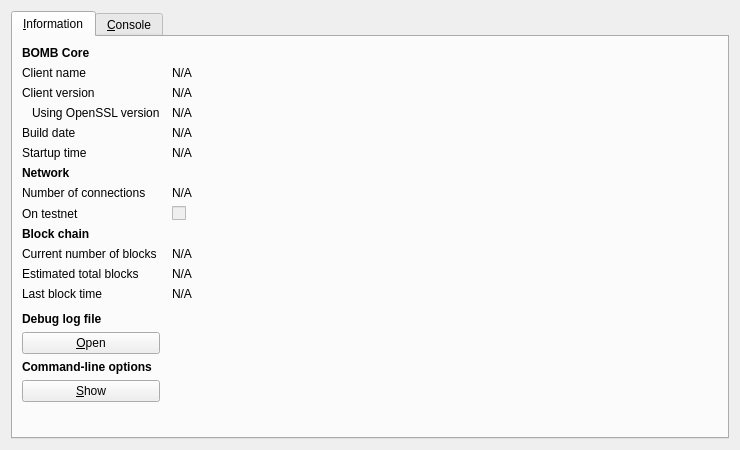
<?xml version="1.0" encoding="UTF-8"?>
<ui version="4.0">
 <class>RPCConsole</class>
 <widget class="QDialog" name="RPCConsole">
  <property name="geometry">
   <rect>
    <x>0</x>
    <y>0</y>
    <width>740</width>
    <height>450</height>
   </rect>
  </property>
  <property name="windowTitle">
   <string>BOMB - Debug window</string>
  </property>
  <layout class="QVBoxLayout" name="verticalLayout_2">
   <item>
    <widget class="QTabWidget" name="tabWidget">
     <property name="currentIndex">
      <number>0</number>
     </property>
     <widget class="QWidget" name="tab_info">
      <attribute name="title">
       <string>&amp;Information</string>
      </attribute>
      <layout class="QGridLayout" name="gridLayout" columnstretch="0,1">
       <property name="horizontalSpacing">
        <number>12</number>
       </property>
       <item row="0" column="0">
        <widget class="QLabel" name="label_9">
         <property name="font">
          <font>
           <weight>75</weight>
           <bold>true</bold>
          </font>
         </property>
         <property name="text">
          <string>BOMB Core</string>
         </property>
        </widget>
       </item>
       <item row="1" column="0">
        <widget class="QLabel" name="label_5">
         <property name="text">
          <string>Client name</string>
         </property>
        </widget>
       </item>
       <item row="1" column="1">
        <widget class="QLabel" name="clientName">
         <property name="cursor">
          <cursorShape>IBeamCursor</cursorShape>
         </property>
         <property name="text">
          <string>N/A</string>
         </property>
         <property name="textFormat">
          <enum>Qt::PlainText</enum>
         </property>
         <property name="textInteractionFlags">
          <set>Qt::LinksAccessibleByMouse|Qt::TextSelectableByKeyboard|Qt::TextSelectableByMouse</set>
         </property>
        </widget>
       </item>
       <item row="2" column="0">
        <widget class="QLabel" name="label_6">
         <property name="text">
          <string>Client version</string>
         </property>
        </widget>
       </item>
       <item row="2" column="1">
        <widget class="QLabel" name="clientVersion">
         <property name="cursor">
          <cursorShape>IBeamCursor</cursorShape>
         </property>
         <property name="text">
          <string>N/A</string>
         </property>
         <property name="textFormat">
          <enum>Qt::PlainText</enum>
         </property>
         <property name="textInteractionFlags">
          <set>Qt::LinksAccessibleByMouse|Qt::TextSelectableByKeyboard|Qt::TextSelectableByMouse</set>
         </property>
        </widget>
       </item>
       <item row="3" column="0">
        <widget class="QLabel" name="label_14">
         <property name="text">
          <string>Using OpenSSL version</string>
         </property>
         <property name="indent">
          <number>10</number>
         </property>
        </widget>
       </item>
       <item row="3" column="1">
        <widget class="QLabel" name="openSSLVersion">
         <property name="cursor">
          <cursorShape>IBeamCursor</cursorShape>
         </property>
         <property name="text">
          <string>N/A</string>
         </property>
         <property name="textFormat">
          <enum>Qt::PlainText</enum>
         </property>
         <property name="textInteractionFlags">
          <set>Qt::LinksAccessibleByMouse|Qt::TextSelectableByKeyboard|Qt::TextSelectableByMouse</set>
         </property>
        </widget>
       </item>
       <item row="4" column="0">
        <widget class="QLabel" name="label_12">
         <property name="text">
          <string>Build date</string>
         </property>
        </widget>
       </item>
       <item row="4" column="1">
        <widget class="QLabel" name="buildDate">
         <property name="cursor">
          <cursorShape>IBeamCursor</cursorShape>
         </property>
         <property name="text">
          <string>N/A</string>
         </property>
         <property name="textFormat">
          <enum>Qt::PlainText</enum>
         </property>
         <property name="textInteractionFlags">
          <set>Qt::LinksAccessibleByMouse|Qt::TextSelectableByKeyboard|Qt::TextSelectableByMouse</set>
         </property>
        </widget>
       </item>
       <item row="5" column="0">
        <widget class="QLabel" name="label_13">
         <property name="text">
          <string>Startup time</string>
         </property>
        </widget>
       </item>
       <item row="5" column="1">
        <widget class="QLabel" name="startupTime">
         <property name="cursor">
          <cursorShape>IBeamCursor</cursorShape>
         </property>
         <property name="text">
          <string>N/A</string>
         </property>
         <property name="textFormat">
          <enum>Qt::PlainText</enum>
         </property>
         <property name="textInteractionFlags">
          <set>Qt::LinksAccessibleByMouse|Qt::TextSelectableByKeyboard|Qt::TextSelectableByMouse</set>
         </property>
        </widget>
       </item>
       <item row="6" column="0">
        <widget class="QLabel" name="label_11">
         <property name="font">
          <font>
           <weight>75</weight>
           <bold>true</bold>
          </font>
         </property>
         <property name="text">
          <string>Network</string>
         </property>
        </widget>
       </item>
       <item row="7" column="0">
        <widget class="QLabel" name="label_7">
         <property name="text">
          <string>Number of connections</string>
         </property>
        </widget>
       </item>
       <item row="7" column="1">
        <widget class="QLabel" name="numberOfConnections">
         <property name="cursor">
          <cursorShape>IBeamCursor</cursorShape>
         </property>
         <property name="text">
          <string>N/A</string>
         </property>
         <property name="textFormat">
          <enum>Qt::PlainText</enum>
         </property>
         <property name="textInteractionFlags">
          <set>Qt::LinksAccessibleByMouse|Qt::TextSelectableByKeyboard|Qt::TextSelectableByMouse</set>
         </property>
        </widget>
       </item>
       <item row="8" column="0">
        <widget class="QLabel" name="label_8">
         <property name="text">
          <string>On testnet</string>
         </property>
        </widget>
       </item>
       <item row="8" column="1">
        <widget class="QCheckBox" name="isTestNet">
         <property name="enabled">
          <bool>false</bool>
         </property>
         <property name="text">
          <string/>
         </property>
        </widget>
       </item>
       <item row="9" column="0">
        <widget class="QLabel" name="label_10">
         <property name="font">
          <font>
           <weight>75</weight>
           <bold>true</bold>
          </font>
         </property>
         <property name="text">
          <string>Block chain</string>
         </property>
        </widget>
       </item>
       <item row="10" column="0">
        <widget class="QLabel" name="label_3">
         <property name="text">
          <string>Current number of blocks</string>
         </property>
        </widget>
       </item>
       <item row="10" column="1">
        <widget class="QLabel" name="numberOfBlocks">
         <property name="cursor">
          <cursorShape>IBeamCursor</cursorShape>
         </property>
         <property name="text">
          <string>N/A</string>
         </property>
         <property name="textFormat">
          <enum>Qt::PlainText</enum>
         </property>
         <property name="textInteractionFlags">
          <set>Qt::LinksAccessibleByMouse|Qt::TextSelectableByKeyboard|Qt::TextSelectableByMouse</set>
         </property>
        </widget>
       </item>
       <item row="11" column="0">
        <widget class="QLabel" name="label_4">
         <property name="text">
          <string>Estimated total blocks</string>
         </property>
        </widget>
       </item>
       <item row="11" column="1">
        <widget class="QLabel" name="totalBlocks">
         <property name="cursor">
          <cursorShape>IBeamCursor</cursorShape>
         </property>
         <property name="text">
          <string>N/A</string>
         </property>
         <property name="textFormat">
          <enum>Qt::PlainText</enum>
         </property>
         <property name="textInteractionFlags">
          <set>Qt::LinksAccessibleByMouse|Qt::TextSelectableByKeyboard|Qt::TextSelectableByMouse</set>
         </property>
        </widget>
       </item>
       <item row="12" column="0">
        <widget class="QLabel" name="label_2">
         <property name="text">
          <string>Last block time</string>
         </property>
        </widget>
       </item>
       <item row="12" column="1">
        <widget class="QLabel" name="lastBlockTime">
         <property name="cursor">
          <cursorShape>IBeamCursor</cursorShape>
         </property>
         <property name="text">
          <string>N/A</string>
         </property>
         <property name="textFormat">
          <enum>Qt::PlainText</enum>
         </property>
         <property name="textInteractionFlags">
          <set>Qt::LinksAccessibleByMouse|Qt::TextSelectableByKeyboard|Qt::TextSelectableByMouse</set>
         </property>
        </widget>
       </item>
       <item row="13" column="0">
        <spacer name="verticalSpacer_2">
         <property name="orientation">
          <enum>Qt::Vertical</enum>
         </property>
         <property name="sizeHint" stdset="0">
          <size>
           <width>20</width>
           <height>20</height>
          </size>
         </property>
        </spacer>
       </item>
       <item row="14" column="0">
        <widget class="QLabel" name="labelDebugLogfile">
         <property name="font">
          <font>
           <weight>75</weight>
           <bold>true</bold>
          </font>
         </property>
         <property name="text">
          <string>Debug log file</string>
         </property>
        </widget>
       </item>
       <item row="15" column="0">
        <widget class="QPushButton" name="openDebugLogfileButton">
         <property name="toolTip">
          <string>Open the BOMB debug log file from the current data directory. This can take a few seconds for large log files.</string>
         </property>
         <property name="text">
          <string>&amp;Open</string>
         </property>
         <property name="autoDefault">
          <bool>false</bool>
         </property>
        </widget>
       </item>
       <item row="16" column="0">
        <widget class="QLabel" name="labelCLOptions">
         <property name="font">
          <font>
           <weight>75</weight>
           <bold>true</bold>
          </font>
         </property>
         <property name="text">
          <string>Command-line options</string>
         </property>
        </widget>
       </item>
       <item row="17" column="0">
        <widget class="QPushButton" name="showCLOptionsButton">
         <property name="toolTip">
          <string>Show the BOMB-Qt help message to get a list with possible BOMB command-line options.</string>
         </property>
         <property name="text">
          <string>&amp;Show</string>
         </property>
         <property name="autoDefault">
          <bool>false</bool>
         </property>
        </widget>
       </item>
       <item row="18" column="0">
        <spacer name="verticalSpacer">
         <property name="orientation">
          <enum>Qt::Vertical</enum>
         </property>
         <property name="sizeHint" stdset="0">
          <size>
           <width>20</width>
           <height>40</height>
          </size>
         </property>
        </spacer>
       </item>
      </layout>
     </widget>
     <widget class="QWidget" name="tab_console">
      <attribute name="title">
       <string>&amp;Console</string>
      </attribute>
      <layout class="QVBoxLayout" name="verticalLayout_3">
       <property name="spacing">
        <number>3</number>
       </property>
       <item>
        <widget class="QTextEdit" name="messagesWidget">
         <property name="minimumSize">
          <size>
           <width>0</width>
           <height>100</height>
          </size>
         </property>
         <property name="readOnly">
          <bool>true</bool>
         </property>
         <property name="tabKeyNavigation" stdset="0">
          <bool>false</bool>
         </property>
         <property name="columnCount" stdset="0">
          <number>2</number>
         </property>
        </widget>
       </item>
       <item>
        <layout class="QHBoxLayout" name="horizontalLayout">
         <property name="spacing">
          <number>3</number>
         </property>
         <item>
          <widget class="QLabel" name="label">
           <property name="text">
            <string notr="true">&gt;</string>
           </property>
          </widget>
         </item>
         <item>
          <widget class="QLineEdit" name="lineEdit"/>
         </item>
         <item>
          <widget class="QPushButton" name="clearButton">
           <property name="maximumSize">
            <size>
             <width>24</width>
             <height>24</height>
            </size>
           </property>
           <property name="toolTip">
            <string>Clear console</string>
           </property>
           <property name="text">
            <string/>
           </property>
           <property name="icon">
            <iconset resource="../bitcoin.qrc">
             <normaloff>:/icons/remove</normaloff>:/icons/remove</iconset>
           </property>
           <property name="shortcut">
            <string notr="true">Ctrl+L</string>
           </property>
           <property name="autoDefault">
            <bool>false</bool>
           </property>
          </widget>
         </item>
        </layout>
       </item>
      </layout>
     </widget>
    </widget>
   </item>
  </layout>
 </widget>
 <resources>
  <include location="../bitcoin.qrc"/>
 </resources>
 <connections/>
</ui>
